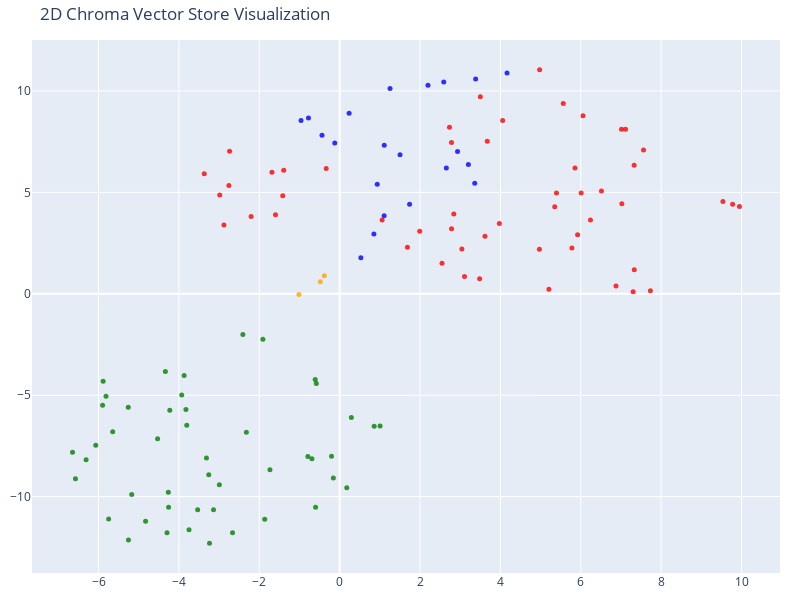

Notebook code for this chart:
### Code cell
# We humans find it easier to visalize things in 2D!
# Reduce the dimensionality of the vectors to 2D using t-SNE
# (t-distributed stochastic neighbor embedding)

tsne = TSNE(n_components=2, random_state=42)
reduced_vectors = tsne.fit_transform(vectors)

# Create the 2D scatter plot
fig = go.Figure(data=[go.Scatter(
    x=reduced_vectors[:, 0],
    y=reduced_vectors[:, 1],
    mode='markers',
    marker=dict(size=5, color=colors, opacity=0.8),
    text=[f"Type: {t}<br>Text: {d[:100]}..." for t, d in zip(doc_types, documents)],
    hoverinfo='text'
)])

fig.update_layout(
    title='2D Chroma Vector Store Visualization',
    scene=dict(xaxis_title='x',yaxis_title='y'),
    width=800,
    height=600,
    margin=dict(r=20, b=10, l=10, t=40)
)

fig.show()

### Figure 1 — Plotly figure (JSON) as saved in the notebook; plotly's stock layout.template omitted (floating-point values rounded to 4 significant figures)
{"data": [{"hoverinfo": "text", "marker": {"color": ["orange", "orange", "orange", "red", "red", "red", "red", "red", "red", "red", "red", "red", "red", "red", "red", "red", "red", "red", "red", "red", "red", "red", "red", "red", "red", "red", "red", "red", "red", "red", "red", "red", "red", "red", "red", "red", "red", "red", "red", "red", "red", "red", "red", "red", "red", "red", "red", "red", "red", "red", "red", "red", "red", "red", "red", "green", "green", "green", "green", "green", "green", "green", "green", "green", "green", "green", "green", "green", "green", "green", "green", "green", "green", "green", "green", "green", "green", "green", "green", "green", "green", "green", "green", "green", "green", "green", "green", "green", "green", "green", "green", "green", "green", "green", "green", "green", "green", "green", "green", "green", "green", "green", "blue", "blue", "blue", "blue", "blue", "blue", "blue", "blue", "blue", "blue", "blue", "blue", "blue", "blue", "blue", "blue", "blue", "blue", "blue", "blue", "blue"], "opacity": 0.8, "size": 5}, "mode": "markers", "text": ["Type: company<br>Text: # About Insurellm\n\nInsurellm was founded by Avery Lancaster in 2015 as an insurance tech startup des...", "Type: company<br>Text: # Careers at Insurellm\n\nInsurellm is hiring! We are looking for talented software engineers, data sc...", "Type: company<br>Text: # Overview of Insurellm\n\nInsurellm is an innovative insurance tech firm with 200 employees across th...", "Type: contracts<br>Text: # Contract with Apex Reinsurance for Rellm: AI-Powered Enterprise Reinsurance Solution\n\n## Terms\n\n1....", "Type: contracts<br>Text: ## Renewal\n\n1. **Automatic Renewal**: This Agreement will automatically renew for successive one-yea...", "Type: contracts<br>Text: 2. **Seamless Integrations**: The architecture of Rellm allows for easy integration with existing sy...", "Type: contracts<br>Text: 1. **Technical Support**: Provider shall offer dedicated technical support to the Client via phone, ...", "Type: contracts<br>Text: **Insurellm, Inc.**  \n_____________________________  \nAuthorized Signature   \nDate: ________________...", "Type: contracts<br>Text: # Contract with Belvedere Insurance for Markellm\n\n## Terms\nThis Contract (\"Agreement\") is made and e...", "Type: contracts<br>Text: ## Renewal\n1. **Renewal Terms**: This Agreement may be renewed for additional one-year terms upon mu...", "Type: contracts<br>Text: ## Features\n1. **AI-Powered Matching**: Belvedere Insurance will benefit from Markellm's AI-powered ...", "Type: contracts<br>Text: ## Support\n1. **Technical Support**: Technical support will be available from 9 AM to 7 PM EST, Mond...", "Type: contracts<br>Text: **Belvedere Insurance**  \nSignature: ______________________  \nName: [Authorized Signatory]  \nTitle: ...", "Type: contracts<br>Text: # Contract with BrightWay Solutions for Markellm\n\n**Contract Date:** October 5, 2023  \n**Contract ID...", "Type: contracts<br>Text: 3. **Service Level Agreement (SLA):**  \n   Insurellm commits to a 99.9% uptime for the platform with...", "Type: contracts<br>Text: 2. **Real-Time Quote Availability:**  \n   Consumers sourced via BrightWay Solutions will receive rea...", "Type: contracts<br>Text: 3. **Training and Onboarding:**  \n   Insurellm agrees to provide one free training session on how to...", "Type: contracts<br>Text: # Contract with EverGuard Insurance for Rellm: AI-Powered Enterprise Reinsurance Solution\n\n**Contrac...", "Type: contracts<br>Text: 4. **Usage Rights**: EverGuard Insurance is granted a non-exclusive, non-transferable license to acc...", "Type: contracts<br>Text: 1. **Core Functionality**: Rellm provides EverGuard Insurance with advanced AI-driven analytics, sea...", "Type: contracts<br>Text: 1. **Customer Support**: Insurellm will provide EverGuard Insurance with 24/7 customer support, incl...", "Type: contracts<br>Text: ---\n\n**Signatures**  \n**For Insurellm**: __________________________  \n**Name**: John Smith  \n**Title...", "Type: contracts<br>Text: # Contract with GreenField Holdings for Markellm\n\n**Effective Date:** November 15, 2023  \n**Contract...", "Type: contracts<br>Text: ## Renewal\n1. **Automatic Renewal**: This contract will automatically renew for sequential one-year ...", "Type: contracts<br>Text: ## Features\n1. **AI-Powered Matching**: Access to advanced algorithms that connect GreenField Holdin...", "Type: contracts<br>Text: ## Support\n1. **Customer Support Access**: The Client will have access to dedicated support through ...", "Type: contracts<br>Text: **Signatures:**  \n_________________________                           _________________________  \n**...", "Type: contracts<br>Text: # Contract with Greenstone Insurance for Homellm\n\n---\n\n## Terms\n\n1. **Parties**: This Contract (\"Agr...", "Type: contracts<br>Text: 4. **Payment Terms**: \n   - The Customer shall pay an amount of $10,000 per month for the Standard T...", "Type: contracts<br>Text: ---\n\n## Features\n\n- **AI-Powered Risk Assessment**: Customer will have access to enhanced risk evalu...", "Type: contracts<br>Text: - **Customer Portal**: A dedicated portal will be provided, allowing the Customer's clients to manag...", "Type: contracts<br>Text: ______________________________  \n[Name], [Title]  \nDate: ______________________\n\n**For Greenstone In...", "Type: contracts<br>Text: # Contract with GreenValley Insurance for Homellm\n\n**Contract Date:** October 6, 2023  \n**Contract N...", "Type: contracts<br>Text: 4. **Confidentiality:** Both parties agree to maintain the confidentiality of proprietary informatio...", "Type: contracts<br>Text: 1. **AI-Powered Risk Assessment:** Access to advanced AI algorithms for real-time risk evaluations.\n...", "Type: contracts<br>Text: 3. **Regular Updates:** Insurellm will offer ongoing updates and enhancements to the Homellm platfor...", "Type: contracts<br>Text: # Contract with Pinnacle Insurance Co. for Homellm\n\n## Terms\nThis contract (\"Contract\") is entered i...", "Type: contracts<br>Text: ## Renewal\n1. **Renewal Terms**: At the end of the initial term, this Contract shall automatically r...", "Type: contracts<br>Text: ## Features\n1. **AI-Powered Risk Assessment**: Utilized for tailored underwriting decisions specific...", "Type: contracts<br>Text: ## Support\n1. **Technical Support**: Insurellm shall provide 24/7 technical support via an email and...", "Type: contracts<br>Text: # Contract with Roadway Insurance Inc. for Carllm\n\n---\n\n## Terms\n\n1. **Agreement Effective Date**: T...", "Type: contracts<br>Text: ---\n\n## Renewal\n\n1. **Automatic Renewal**: This agreement will automatically renew for an additional...", "Type: contracts<br>Text: ---\n\n## Features\n\n1. **Access to Core Features**: Roadway Insurance Inc. will have access to all Pro...", "Type: contracts<br>Text: ---\n\n## Support\n\n1. **Technical Support**: Roadway Insurance Inc. will receive priority technical su...", "Type: contracts<br>Text: # Contract with Stellar Insurance Co. for Rellm\n\n## Terms\nThis contract is made between **Insurellm*...", "Type: contracts<br>Text: ### Termination\nEither party may terminate this agreement with a **30-day written notice**. In the e...", "Type: contracts<br>Text: ## Features\nStellar Insurance Co. will receive access to the following features of the Rellm product...", "Type: contracts<br>Text: ## Support\nInsurellm provides Stellar Insurance Co. with the following support services:\n\n- **24/7 T...", "Type: contracts<br>Text: # Contract with TechDrive Insurance for Carllm\n\n**Contract Date:** October 1, 2024  \n**Contract Dura...", "Type: contracts<br>Text: ## Renewal\n\n1. **Automatic Renewal**: This contract shall automatically renew for additional one-yea...", "Type: contracts<br>Text: ## Support\n\n1. **Customer Support**: Insurellm will provide 24/7 customer support to TechDrive Insur...", "Type: contracts<br>Text: **TechDrive Insurance Representative:**  \nName: Sarah Johnson  \nTitle: Operations Director  \nDate: _...", "Type: contracts<br>Text: # Contract with Velocity Auto Solutions for Carllm\n\n**Contract Date:** October 1, 2023  \n**Contract ...", "Type: contracts<br>Text: ## Renewal\n\n1. **Automatic Renewal**: This contract will automatically renew for successive 12-month...", "Type: contracts<br>Text: ## Support\n\n1. **Customer Support**: Velocity Auto Solutions will have access to Insurellm’s custome...", "Type: employees<br>Text: # HR Record\n\n# Alex Chen\n\n## Summary\n- **Date of Birth:** March 15, 1990  \n- **Job Title:** Backend ...", "Type: employees<br>Text: ## Annual Performance History\n- **2020:**  \n  - Completed onboarding successfully.  \n  - Met expecta...", "Type: employees<br>Text: ## Compensation History\n- **2020:** Base Salary: $80,000  \n- **2021:** Base Salary Increase to $90,0...", "Type: employees<br>Text: Alex Chen continues to be a vital asset at Insurellm, contributing significantly to innovative backe...", "Type: employees<br>Text: # HR Record\n\n# Alex Harper\n\n## Summary\n- **Date of Birth**: March 15, 1993  \n- **Job Title**: Sales ...", "Type: employees<br>Text: ## Annual Performance History  \n- **2021**:  \n  - **Performance Rating**: 4.5/5  \n  - **Key Achievem...", "Type: employees<br>Text: - **2022**:  \n  - **Base Salary**: $65,000 (Promotion to Senior SDR)  \n  - **Bonus**: $13,000 (20% o...", "Type: employees<br>Text: # HR Record\n\n# Alex Thomson\n\n## Summary\n- **Date of Birth:** March 15, 1995  \n- **Job Title:** Sales...", "Type: employees<br>Text: ## Annual Performance History  \n- **2022** - Rated as \"Exceeds Expectations.\" Alex Thomson achieved ...", "Type: employees<br>Text: ## Other HR Notes\n- Alex Thomson is an active member of the Diversity and Inclusion committee at Ins...", "Type: employees<br>Text: # Avery Lancaster\n\n## Summary\n- **Date of Birth**: March 15, 1985  \n- **Job Title**: Co-Founder & Ch...", "Type: employees<br>Text: - **2010 - 2013**: Business Analyst at Edge Analytics  \n  Prior to joining Innovate, Avery worked as...", "Type: employees<br>Text: - **2018**: **Exceeds Expectations**  \n  Under Avery’s pivoted vision, Insurellm launched two new su...", "Type: employees<br>Text: - **2022**: **Satisfactory**  \n  Avery focused on rebuilding team dynamics and addressing employee c...", "Type: employees<br>Text: ## Compensation History\n- **2015**: $150,000 base salary + Significant equity stake  \n- **2016**: $1...", "Type: employees<br>Text: ## Other HR Notes\n- **Professional Development**: Avery has actively participated in leadership trai...", "Type: employees<br>Text: # HR Record\n\n# Emily Carter\n\n## Summary\n- **Date of Birth:** August 12, 1990  \n- **Job Title:** Acco...", "Type: employees<br>Text: - **2017-2019:** Marketing Intern  \n  - Assisted with market research and campaign development for s...", "Type: employees<br>Text: ## Compensation History\n| Year | Base Salary | Bonus         | Total Compensation |\n|------|--------...", "Type: employees<br>Text: Emily Carter exemplifies the kind of talent that drives Insurellm's success and is an invaluable ass...", "Type: employees<br>Text: # HR Record\n\n# Emily Tran\n\n## Summary\n- **Date of Birth:** March 18, 1991  \n- **Job Title:** Digital...", "Type: employees<br>Text: - **January 2017 - May 2018**: Marketing Intern  \n  - Supported the Marketing team by collaborating ...", "Type: employees<br>Text: - **2021**:  \n  - Performance Rating: Meets Expectations  \n  - Key Achievements: Contributed to the ...", "Type: employees<br>Text: - **Professional Development Goals**:  \n  - Emily Tran aims to become a Marketing Manager within the...", "Type: employees<br>Text: # HR Record\n\n# Jordan Blake\n\n## Summary\n- **Date of Birth:** March 15, 1993  \n- **Job Title:** Sales...", "Type: employees<br>Text: ## Annual Performance History\n- **2021:** First year at Insurellm; achieved 90% of monthly targets. ...", "Type: employees<br>Text: ## Other HR Notes\n- Jordan has shown an interest in continuing education, actively participating in ...", "Type: employees<br>Text: # HR Record\n\n# Jordan K. Bishop\n\n## Summary\n- **Date of Birth:** March 15, 1990\n- **Job Title:** Fro...", "Type: employees<br>Text: ## Annual Performance History\n- **2019:** Exceeds Expectations - Continuously delivered high-quality...", "Type: employees<br>Text: ## Compensation History\n- **June 2018:** Starting Salary - $85,000\n- **June 2019:** Salary Increase ...", "Type: employees<br>Text: ## Other HR Notes\n- Jordan K. Bishop has been an integral part of club initiatives, including the In...", "Type: employees<br>Text: # HR Record\n\n# Maxine Thompson\n\n## Summary\n- **Date of Birth:** January 15, 1991  \n- **Job Title:** ...", "Type: employees<br>Text: ## Insurellm Career Progression\n- **January 2017 - October 2018**: **Junior Data Engineer**  \n  * Ma...", "Type: employees<br>Text: ## Annual Performance History\n- **2017**: *Meets Expectations*  \n  Maxine showed potential in her ro...", "Type: employees<br>Text: - **2021**: *Exceeds Expectations*  \n  Maxine spearheaded the transition to a new data warehousing s...", "Type: employees<br>Text: ## Compensation History\n- **2017**: $70,000 (Junior Data Engineer)  \n- **2018**: $75,000 (Junior Dat...", "Type: employees<br>Text: # HR Record\n\n# Oliver Spencer\n\n## Summary\n- **Date of Birth**: May 14, 1990  \n- **Job Title**: Backe...", "Type: employees<br>Text: ## Annual Performance History\n- **2018**: **3/5** - Adaptable team player but still learning to take...", "Type: employees<br>Text: ## Compensation History\n- **March 2018**: Initial salary of $80,000.\n- **July 2019**: Salary increas...", "Type: employees<br>Text: # Samantha Greene\n\n## Summary\n- **Date of Birth:** October 14, 1990\n- **Job Title:** HR Generalist\n-...", "Type: employees<br>Text: ## Annual Performance History\n- **2020:** Exceeds Expectations  \n  Samantha Greene demonstrated exce...", "Type: employees<br>Text: ## Compensation History\n- **2020:** Base Salary - $55,000  \n  The entry-level salary matched industr...", "Type: employees<br>Text: - **2023:** Base Salary - $70,000  \n  Recognized for substantial improvement in employee relations m...", "Type: employees<br>Text: # HR Record\n\n# Samuel Trenton\n\n## Summary\n- **Date of Birth:** April 12, 1989  \n- **Job Title:** Sen...", "Type: employees<br>Text: ## Annual Performance History\n- **2023:** Rating: 4.5/5  \n  *Samuel exceeded expectations, successfu...", "Type: employees<br>Text: ## Compensation History\n- **2023:** Base Salary: $115,000 + Bonus: $15,000  \n  *Annual bonus based o...", "Type: employees<br>Text: - **Engagement in Company Culture:** Regularly participates in team-building events and contributes ...", "Type: products<br>Text: # Product Summary\n\n# Carllm\n\n## Summary\n\nCarllm is an innovative auto insurance product developed by...", "Type: products<br>Text: - **Instant Quoting**: With Carllm, insurance companies can offer near-instant quotes to customers, ...", "Type: products<br>Text: - **Mobile Integration**: Carllm is designed to work seamlessly with mobile applications, providing ...", "Type: products<br>Text: - **Professional Tier**: $2,500/month\n  - For medium-sized companies.\n  - All Basic Tier features pl...", "Type: products<br>Text: ### Q2 2025: Customer Experience Improvements\n- Launch of a new **mobile app** for end-users.\n- Intr...", "Type: products<br>Text: # Product Summary\n\n# Homellm\n\n## Summary\nHomellm is an innovative home insurance product developed b...", "Type: products<br>Text: ### 2. Dynamic Pricing Model\nWith Homellm's innovative dynamic pricing model, insurance providers ca...", "Type: products<br>Text: ### 5. Multi-Channel Integration\nHomellm seamlessly integrates into existing insurance platforms, pr...", "Type: products<br>Text: - **Basic Tier:** Starting at $5,000/month for small insurers with basic integration features.\n- **S...", "Type: products<br>Text: All tiers include a comprehensive training program and ongoing updates to ensure optimal performance...", "Type: products<br>Text: With Homellm, Insurellm is committed to transforming the landscape of home insurance, ensuring both ...", "Type: products<br>Text: # Product Summary\n\n# Markellm\n\n## Summary\n\nMarkellm is an innovative two-sided marketplace designed ...", "Type: products<br>Text: - **User-Friendly Interface**: Designed with user experience in mind, Markellm features an intuitive...", "Type: products<br>Text: - **Customer Support**: Our dedicated support team is always available to assist both consumers and ...", "Type: products<br>Text: ### For Insurance Companies:\n- **Basic Listing Fee**: $199/month for a featured listing on the platf...", "Type: products<br>Text: ### Q3 2025\n- Initiate a comprehensive marketing campaign targeting both consumers and insurers to i...", "Type: products<br>Text: # Product Summary\n\n# Rellm: AI-Powered Enterprise Reinsurance Solution\n\n## Summary\n\nRellm is an inno...", "Type: products<br>Text: ### Seamless Integrations\nRellm's architecture is designed for effortless integration with existing ...", "Type: products<br>Text: ### Regulatory Compliance Tools\nRellm includes built-in compliance tracking features to help organiz...", "Type: products<br>Text: Join the growing number of organizations leveraging Rellm to enhance their reinsurance processes whi...", "Type: products<br>Text: Experience the future of reinsurance with Rellm, where innovation meets reliability. Let Insurellm h..."], "type": "scatter", "x": [-0.4815, -1.013, -0.3808, 3.975, 2.84, 1.056, 4.97, 6.877, 7.563, 9.95, 3.501, 5.78, 7.331, 7.014, 6.056, 5.565, 7.115, 3.616, 2.785, 1.993, 3.041, 5.207, 7.329, 9.537, 4.057, 4.976, 7.303, 6.515, 5.856, 2.784, 6.241, 7.734, 6.01, 5.395, 3.674, 5.352, 7.023, 9.78, 2.733, 5.921, -3.369, -2.739, -0.3351, -1.416, 3.107, 3.483, 1.687, 2.547, -2.984, -1.684, -2.203, -2.879, -2.756, -1.392, -1.597, -4.227, -0.6885, -3.534, -1.911, -5.9, -4.83, -5.749, -5.815, -5.256, -5.886, -0.6087, 0.2909, 0.8588, 1.006, -3.239, -0.5807, -5.648, -6.575, -4.264, -2.409, -6.069, -6.31, -5.175, -6.648, -5.26, -4.258, -4.337, -3.93, -0.203, -2.666, -3.87, -4.53, -0.599, -0.1564, 0.177, -1.864, -3.825, -0.7905, -3.139, -3.315, -1.735, -2.994, -3.257, -3.805, -4.297, -3.748, -2.321, -0.9608, -0.7755, -0.4393, -0.1215, 0.2358, 2.655, 2.934, 3.204, 1.11, 1.503, 3.361, 2.198, 2.59, 3.384, 4.166, 1.254, 1.74, 1.107, 0.8518, 0.9352, 0.5281], "y": [0.5953, -0.03565, 0.885, 3.462, 3.936, 3.632, 2.198, 0.3884, 7.084, 4.305, 9.719, 2.26, 1.19, 8.111, 8.78, 9.386, 8.109, 2.833, 3.206, 3.085, 2.206, 0.2248, 6.331, 4.548, 8.539, 11.04, 0.09482, 5.067, 6.2, 7.456, 3.639, 0.1557, 4.963, 4.972, 7.523, 4.287, 4.436, 4.419, 8.214, 2.912, 5.914, 7.03, 6.182, 4.835, 0.8472, 0.7459, 2.292, 1.503, 4.864, 5.988, 3.805, 3.392, 5.336, 6.084, 3.898, -5.738, -8.138, -10.65, -2.244, -5.493, -11.21, -11.1, -5.052, -12.14, -4.316, -4.221, -6.094, -6.531, -6.516, -12.3, -4.422, -6.804, -9.12, -9.785, -2.012, -7.469, -8.179, -9.896, -7.808, -5.59, -10.52, -3.832, -4.994, -8.005, -11.77, -4.03, -7.143, -10.52, -9.084, -9.563, -11.11, -5.702, -8.017, -10.64, -8.099, -8.669, -9.414, -8.923, -6.484, -11.78, -11.63, -6.827, 8.543, 8.663, 7.817, 7.437, 8.896, 6.198, 7.011, 6.371, 7.323, 6.852, 5.455, 10.28, 10.45, 10.59, 10.89, 10.11, 4.416, 3.85, 2.948, 5.405, 1.781]}], "layout": {"height": 600, "margin": {"b": 10, "l": 10, "r": 20, "t": 40}, "scene": {"xaxis": {"title": {"text": "x"}}, "yaxis": {"title": {"text": "y"}}}, "title": {"text": "2D Chroma Vector Store Visualization"}, "width": 800}}
